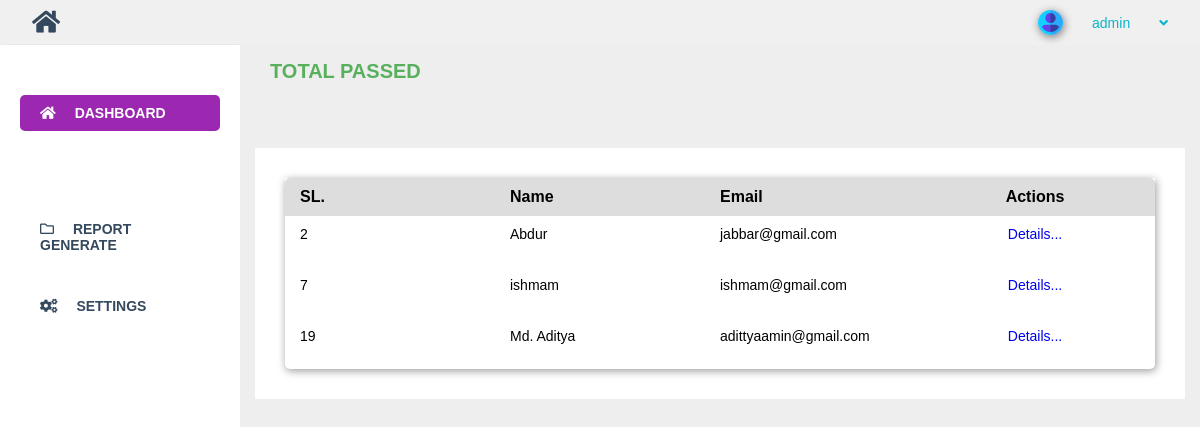
The app's page /admin/total-passed.php (signed in) with its own data.
### tables this page shows
CREATE TABLE `examinee` (
  `id` int(10) NOT NULL,
  `first_name` varchar(50) DEFAULT NULL,
  `last_name` varchar(50) DEFAULT NULL,
  `email` varchar(150) DEFAULT NULL,
  `institution` varchar(255) DEFAULT NULL,
  `initial_training_date` date DEFAULT NULL,
  `refresher_training_date` date DEFAULT NULL,
  `fibroscan_device_serial_no` varchar(150) DEFAULT NULL,
  `scan_done` int(10) DEFAULT NULL,
  `is_verified` tinyint(4) DEFAULT NULL,
  `inst_addr` varchar(100) DEFAULT NULL
);

### admin/total-passed.php (the view, shortened to what this page needs)
<?php
$conn = database();
$result = $conn->query("select distinct(examinee.id), examinee.first_name, examinee.email from results inner join examinee on examinee.id = results.examinee_id where results.passed = 1") or die($conn->error);
if($result->num_rows > 0) {
    $data = [];
    while($row = $result->fetch_assoc()) {
        $data[] = $row;
    }
}
?>
<!DOCTYPE html>
<html lang="en">
<head>
    <link rel="stylesheet" href="css/fontawesome.css">
    <link rel="stylesheet" href="style.css">
</head>
<body>
    <div id="main">
        <div id="page-wrapper">
            <div class="dashboard-area">
                <h3 class="section-heading">Total Passed</h3>
                <div class="wrapper">
                    <div class="topics-table">
                        <div class="tbl-head">
                            <strong>SL.</strong>
                            <strong>Name</strong>
                            <strong>Email</strong>
                            <strong style="text-align: center;">Actions</strong>
                        </div>
                        <div class="tbl-body">
                            <?php foreach($data as $item) : ?>
                            <div class="tbl-row">
                                <p>
                                    <?php echo $item['id']; ?>
                                </p>
                                <p>
                                <?php echo $item['first_name'] . " " . $item['last_name']; ?>
                                </p>
                                <p>
                                    <?php echo $item['email']; ?>
                                </p>
                                <div class="actions">
                                    <div class="actions-btn">
                                        <p><a href="student-details.php?id=<?php echo $item['id']; ?>" style="text-decoration: none">Details...</a></p>
                                    </div>
                                </div>
                            </div>
                            <?php endforeach; ?>
                        </div>
                    </div>
                </div>
            </div>
        </div>
    </div>
</body>
</html>

### admin/style.css (style rules this page uses)
* { margin: 0; padding: 0; box-sizing: border-box; font-family: Arial, Helvetica, sans-serif; }
:root { --th-bg-blue: #0bb4c8; --th-bg-green: #58b05c; --th-bg-danger: #eb4844; --th-bg-light:#eeeeee; --th-bg-primary:#9c27b0; --text-blue: #0bb4c8; --text-green: #58b05c; --text-danger: #eb4844; --text-white: white; --text-dark: #34495E; }
body { overflow: hidden; }
#page-wrapper { display: flex; justify-content: space-between; }
.dashboard-area { width: 80%; height: 100vh; padding-bottom: 100px; overflow-y: auto; background-color: var(--th-bg-light); }
h3.section-heading { color: var(--text-green); text-transform: uppercase; padding: 15px 30px; text-align: left; font-size: 20px; margin-bottom: 50px; }
.wrapper { padding: 30px; background: white; margin: 0 15px; }
.wrapper p { font-size: 14px; margin-bottom: 15px; }
.tbl-head { display: flex; justify-content: space-between; background: #ddd; padding: 10px 15px; border-top-left-radius: 5px; border-top-right-radius: 5px; align-items: center; }
.tbl-head strong { flex-basis: 25%; }
.tbl-row { display: flex; justify-content: space-between; padding: 10px 15px; align-items: center; }
.tbl-row p { flex-basis: 22%; }
.actions { text-align: center; flex-basis: 25%; }
.actions-btn { display: flex; justify-content: center; align-items: center; }
.topics-table { box-shadow: 1px 2px 8px rgba(0, 0, 0, 0.4); border-bottom-left-radius: 5px; border-bottom-right-radius: 5px; }

### records on screen
examinee: id "2", first_name "Abdur", email "jabbar@gmail.com"
examinee: id "7", first_name "ishmam", email "ishmam@gmail.com"
examinee: id "19", first_name "Md. Aditya", email "adittyaamin@gmail.com"

### other values on screen
$_SESSION['user_type'] "admin"
